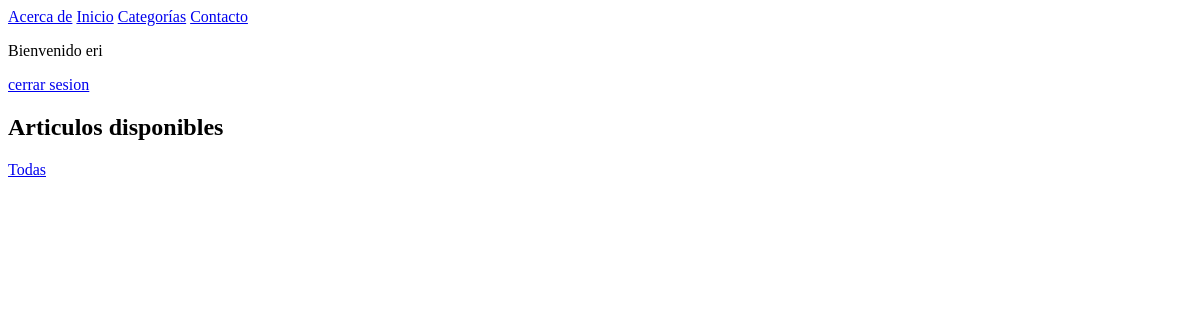
The page /noticia/?id=1 (signed in) on the database as committed earlier.
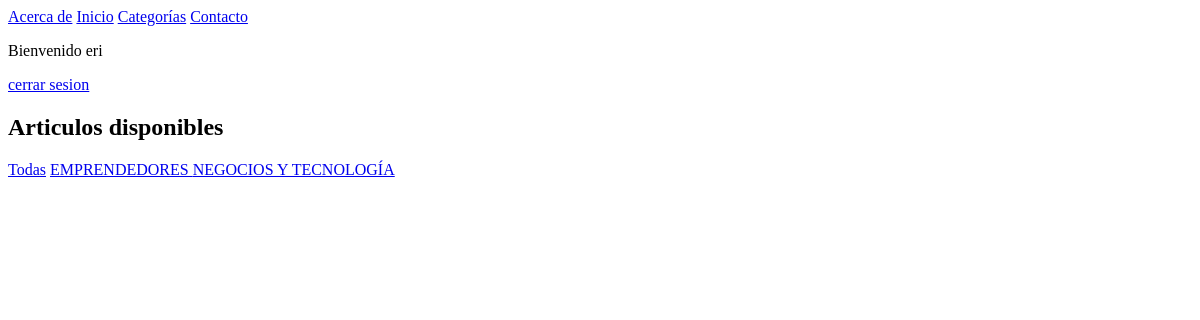
The same page on the database as committed later.
### apps/noticias/models.py (models this page shows, shortened)
class Categoria(models.Model):
    nombre = models.CharField(max_length=50)

### apps/noticias/views.py (the view)
# urls.py: path('', views.inicio, name="inicio"),
@login_required
def inicio(request):
    contexto = {}
    id_categoria = request.GET.get('id', None)
    if id_categoria:
        n = Noticia.objects.filter(categoria_noticia=id_categoria)
    else:
        n = Noticia.objects.all()  #esto genera una lista de las noticias
    contexto['noticias'] = n
    cat = Categoria.objects.all().order_by('nombre')
    contexto['categorias']= cat
    return render(request, 'noticias/inicio.html', contexto)

### templates/noticias/inicio.html (shortened to what this page needs)
{% extends 'base.html'%}
{% load static %}
{%block contenido%}
<h2> Articulos disponibles</h2>
<a href="{% url 'noticias:inicio' %}">Todas</a>
{% for c in categorias%}
<a href="?id={{c.pk}}">{{c.nombre}} </a>
{%endfor%}
{%endblock contenido%}

Rows that differ between the two databases and show on the page:
added Categoria: nombre "EMPRENDEDORES"
added Categoria: nombre "NEGOCIOS Y TECNOLOGÍA"
